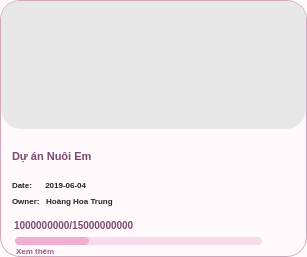
     <widget class="QFrame" name="card8">
      <property name="geometry">
       <rect>
        <x>381</x>
        <y>217</y>
        <width>307</width>
        <height>257</height>
       </rect>
      </property>
      <property name="styleSheet">
       <string notr="true">QFrame{
    background:#FFF9FC;
    border:1px solid #D0A8BD;
    border-radius:20px;
}</string>
      </property>
      <widget class="QLabel" name="card8Image">
       <property name="geometry">
        <rect>
         <x>1</x>
         <y>1</y>
         <width>305</width>
         <height>128</height>
        </rect>
       </property>
       <property name="styleSheet">
        <string notr="true">QLabel{
    border:none;
    border-top-left-radius:19px;
    border-top-right-radius:19px;
    background:#E7E7E7;
}</string>
       </property>
       <property name="pixmap">
        <pixmap>campaign8.png</pixmap>
       </property>
       <property name="scaledContents">
        <bool>true</bool>
       </property>
      </widget>
      <widget class="QLabel" name="card8Title">
       <property name="geometry">
        <rect>
         <x>12</x>
         <y>138</y>
         <width>282</width>
         <height>36</height>
        </rect>
       </property>
       <property name="styleSheet">
        <string notr="true">QLabel{
    color:#78496F;
    font-size:11px;
    font-weight:800;
    background:transparent;
    border:none;
}</string>
       </property>
       <property name="text">
        <string>Dự án Nuôi Em</string>
       </property>
       <property name="wordWrap">
        <bool>true</bool>
       </property>
      </widget>
      <widget class="QLabel" name="card8Date">
       <property name="geometry">
        <rect>
         <x>12</x>
         <y>177</y>
         <width>145</width>
         <height>16</height>
        </rect>
       </property>
       <property name="styleSheet">
        <string notr="true">QLabel{
    color:#222;
    font-size:8px;
    font-weight:500;
    background:transparent;
    border:none;
}</string>
       </property>
       <property name="text">
        <string>Date:      2019-06-04</string>
       </property>
      </widget>
      <widget class="QLabel" name="card8Owner">
       <property name="geometry">
        <rect>
         <x>12</x>
         <y>193</y>
         <width>160</width>
         <height>16</height>
        </rect>
       </property>
       <property name="styleSheet">
        <string notr="true">QLabel{
    color:#222;
    font-size:8px;
    font-weight:500;
    background:transparent;
    border:none;
}</string>
       </property>
       <property name="text">
        <string>Owner:   Hoàng Hoa Trung</string>
       </property>
      </widget>
      <widget class="QLabel" name="card8Money">
       <property name="geometry">
        <rect>
         <x>14</x>
         <y>215</y>
         <width>210</width>
         <height>20</height>
        </rect>
       </property>
       <property name="styleSheet">
        <string notr="true">QLabel{
    color:#7C4A73;
    font-size:10px;
    font-weight:900;
    background:transparent;
    border:none;
}</string>
       </property>
       <property name="text">
        <string>1000000000/15000000000</string>
       </property>
      </widget>
      <widget class="QProgressBar" name="card8Progress">
       <property name="geometry">
        <rect>
         <x>15</x>
         <y>237</y>
         <width>247</width>
         <height>8</height>
        </rect>
       </property>
       <property name="styleSheet">
        <string notr="true">QProgressBar{
    background:#F6DCE8;
    border:none;
    border-radius:4px;
}
QProgressBar::chunk{
    background:#F2AED0;
    border-radius:4px;
}</string>
       </property>
       <property name="value">
        <number>30</number>
       </property>
       <property name="textVisible">
        <bool>false</bool>
       </property>
      </widget>
      <widget class="QLabel" name="card8More">
       <property name="geometry">
        <rect>
         <x>16</x>
         <y>243</y>
         <width>80</width>
         <height>16</height>
        </rect>
       </property>
       <property name="styleSheet">
        <string notr="true">QLabel{
    color:#9A5C8B;
    font-size:8px;
    font-weight:700;
    background:transparent;
    border:none;
}</string>
       </property>
       <property name="text">
        <string>Xem thêm</string>
       </property>
      </widget>
     </widget>
